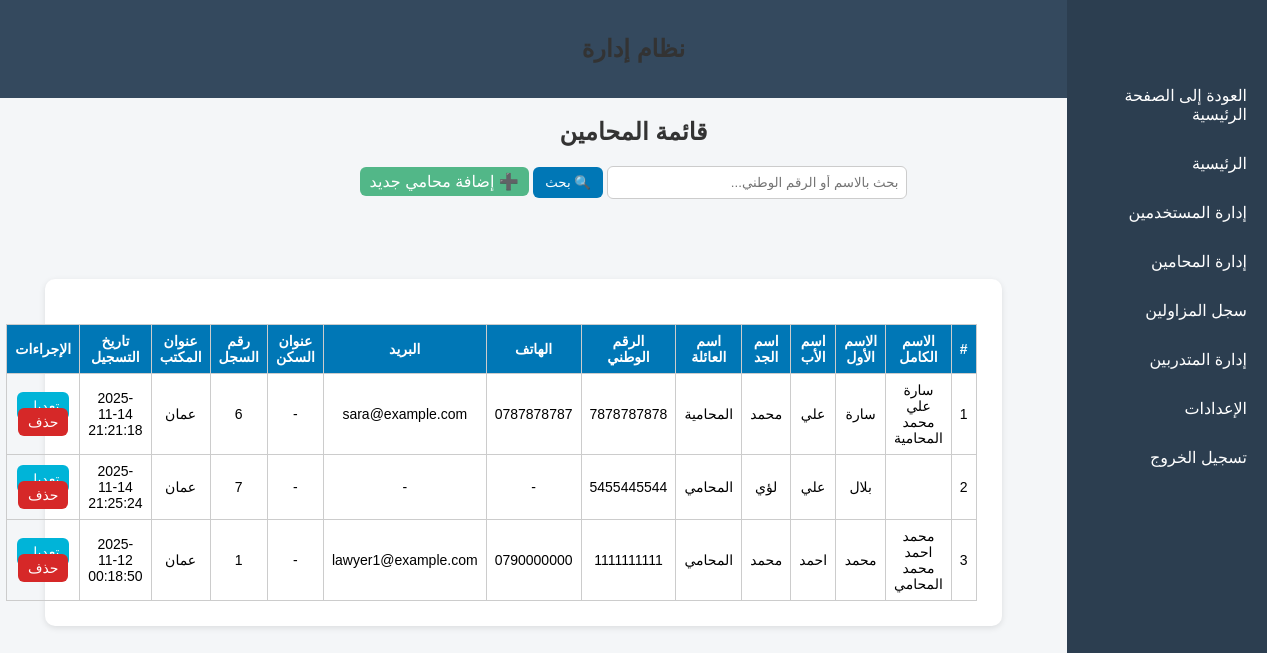
/admin/lawyers/syndicate_lawyers.php (signed in), run on the app's committed database.
### tables this page shows
CREATE TABLE `lawyers_syndicate` (
  `syndicate_id` int(11) NOT NULL,
  `lawyer_name` varchar(200) NOT NULL,
  `national_id` varchar(30) NOT NULL,
  `office_address` varchar(255) DEFAULT NULL,
  `phone` varchar(30) DEFAULT NULL,
  `email` varchar(150) DEFAULT NULL,
  `notes` text DEFAULT NULL,
  `created_at` datetime NOT NULL DEFAULT current_timestamp(),
  `full_name` varchar(200) DEFAULT NULL,
  `first_name` varchar(100) DEFAULT NULL,
  `father_name` varchar(100) DEFAULT NULL,
  `grandfather_name` varchar(100) DEFAULT NULL,
  `family_name` varchar(100) DEFAULT NULL,
  `highschool_certificate` enum('نعم','لا') DEFAULT 'لا',
  `university_degree` enum('بكالوريوس','ماجستير','دكتوراه') DEFAULT NULL,
  `no_conviction_doc` varchar(255) DEFAULT NULL,
  `good_conduct_doc` varchar(255) DEFAULT NULL,
  `social_security` enum('نعم','لا') DEFAULT 'لا',
  `social_security_number` varchar(100) DEFAULT NULL
);

CREATE TABLE `users` (
  `user_id` INT(11) NOT NULL AUTO_INCREMENT,
  `full_name` VARCHAR(200) NOT NULL,
  `national_id` VARCHAR(30) NOT NULL UNIQUE,
  `phone` VARCHAR(30) DEFAULT NULL,
  `email` VARCHAR(150) DEFAULT NULL,
  `address` VARCHAR(255) DEFAULT NULL,
  `password` VARCHAR(255) NOT NULL,
  `role` ENUM('trainee','lawyer','admin') NOT NULL DEFAULT 'trainee',
  `created_at` DATETIME NOT NULL DEFAULT CURRENT_TIMESTAMP,
  `updated_at` DATETIME NOT NULL DEFAULT CURRENT_TIMESTAMP ON UPDATE CURRENT_TIMESTAMP,
  
  PRIMARY KEY (`user_id`)
);

### admin/lawyers/syndicate_lawyers.php (the view, shortened to what this page needs)
<?php
require_once("../../config/db.php");
include("../includes/header.php");
$search = isset($_GET['search']) ? trim($_GET['search']) : '';
$query = "
    SELECT lm.*, u.full_name, u.national_id AS user_national_id, u.phone, u.email
    FROM lawyers_syndicate lm
    LEFT JOIN lawyers l ON lm.syndicate_id = l.syndicate_id
    LEFT JOIN users u ON l.user_id = u.user_id
";
$query .= " ORDER BY lm.lawyer_name ASC";
$stmt = $pdo->prepare($query);
if ($search) {
    $stmt->execute([":s" => "%$search%"]);
} else {
    $stmt->execute();
}
$lawyers = $stmt->fetchAll(PDO::FETCH_ASSOC);
?>
<!DOCTYPE html>
<html lang="ar" dir="rtl">
<head>
<link rel="stylesheet" href="../../assets/css/admin.css">
</head>
<body>
<h2>قائمة المحامين</h2>
<form method="GET">
    <input type="text" name="search" placeholder="بحث بالاسم أو الرقم الوطني..." value="<?= htmlspecialchars($search) ?>">
    <button type="submit">🔍 بحث</button>
    <a href="add_syndicate_lawyer.php" class="btn" style="background:#52b788;">➕ إضافة محامي جديد</a>
</form>
<div class="admin-container">
<?php include("../includes/sidebar.php"); ?>
<div class="container">
<?php if ($lawyers): ?>
<table>
<thead>
<tr>
    <th>#</th>
    <th>الاسم الكامل</th>
    <th>الاسم الأول</th>
    <th>اسم الأب</th>
    <th>اسم الجد</th>
    <th>اسم العائلة</th>
    <th>الرقم الوطني</th>
    <th>الهاتف</th>
    <th>البريد</th>
    <th>عنوان السكن</th>
    <th>رقم السجل</th>
    <th>عنوان المكتب</th>
    <th>تاريخ التسجيل</th>
    <th>الإجراءات</th>
</tr>
</thead>
<tbody>
<?php foreach ($lawyers as $i => $l): ?>
<tr>
    <td><?= $i+1 ?></td>
    <td><?= htmlspecialchars($l['full_name'] ?? $l['full_name']) ?></td>
    <td><?= htmlspecialchars($l['first_name'] ?? '-') ?></td>
    <td><?= htmlspecialchars($l['father_name'] ?? '-') ?></td>
    <td><?= htmlspecialchars($l['grandfather_name'] ?? '-') ?></td>
    <td><?= htmlspecialchars($l['family_name'] ?? '-') ?></td>
    <td><?= htmlspecialchars($l['national_id'] ?? $l['user_national_id']) ?></td>
    <td><?= htmlspecialchars($l['phone'] ?? '-') ?></td>
    <td><?= htmlspecialchars($l['email'] ?? '-') ?></td>
    <td><?= htmlspecialchars($l['home_address'] ?? '-') ?></td>
    <td><?= htmlspecialchars($l['syndicate_id']) ?></td>
    <td><?= htmlspecialchars($l['office_address'] ?? '-') ?></td>
    <td><?= htmlspecialchars($l['created_at'] ?? '-') ?></td>
    <td>
        <a href="edit_syndicate_lawyer.php?id=<?= $l['syndicate_id'] ?>" class="btn edit-btn">تعديل</a>
        <a href="delete_syndicate_lawyer.php?id=<?= $l['syndicate_id'] ?>" class="btn delete-btn" onclick="return confirm('هل أنت متأكد من حذف هذا المحامي؟')">حذف</a>
    </td>
</tr>
<?php endforeach; ?>
</tbody>
</table>
<?php else: ?>
<p class="no-data">لا توجد بيانات مطابقة لبحثك.</p>
<?php endif; ?>
</div>
</div>
</body>
</html>

### assets/css/admin.css (style rules this page uses)
body { font-family: "Cairo", sans-serif; background-color: #f4f6f8; direction: rtl; margin: 0; padding: 0; }
.admin-container { margin-right: 220px; padding: 20px; }
.container { width: 90%; margin: 40px auto; background: #fff; padding: 25px; border-radius: 10px; box-shadow: 0 2px 6px rgba(0,0,0,0.1); }
h2 { text-align: center; margin-bottom: 20px; color: #333; }
form { text-align: center; margin-bottom: 20px; }
input[type="text"] { padding: 8px; width: 300px; border-radius: 6px; border: 1px solid #ccc; }
button { padding: 8px 12px; background-color: #0077b6; color: #fff; border: none; border-radius: 6px; cursor: pointer; }
table { width: 100%; border-collapse: collapse; margin-top: 15px; }
th, td { padding: 10px; text-align: center; border-bottom: 1px solid #ddd; }
th { background-color: #0077b6; color: white; }

### admin/lawyers/syndicate_lawyers.php (style rules this page uses)
table { width:100%; border-collapse:collapse; margin-top:20px; font-size:14px; }
th, td { padding:8px; border:1px solid #ccc; text-align:center; }
th { background:#0077b6; color:white; }
.btn { padding:6px 10px; border-radius:6px; color:white; text-decoration:none; }
.edit-btn { background:#00b4d8; }
.delete-btn { background:#d62828; }

### data on the page
lawyers_syndicate: users.full_name "سارة علي محمد المحامية", first_name "سارة", father_name "علي", grandfather_name "محمد", family_name "المحامية", national "7878787878", users.phone "0787878787", users.email "sara@example.com", home_address "-", syndicate_id "6", office_address "عمان", created_at "2025-11-14 21:21:18"
lawyers_syndicate: first_name "بلال", father_name "علي", grandfather_name "لؤي", family_name "المحامي", national "5455445544", phone "-", email "-", home_address "-", syndicate_id "7", office_address "عمان", created_at "2025-11-14 21:25:24"
lawyers_syndicate: users.full_name "محمد احمد محمد المحامي", first_name "محمد", father_name "احمد", grandfather_name "محمد", family_name "المحامي", national "1111111111", users.phone "0790000000", users.email "lawyer1@example.com", home_address "-", syndicate_id "1", office_address "عمان", created_at "2025-11-12 00:18:50"
